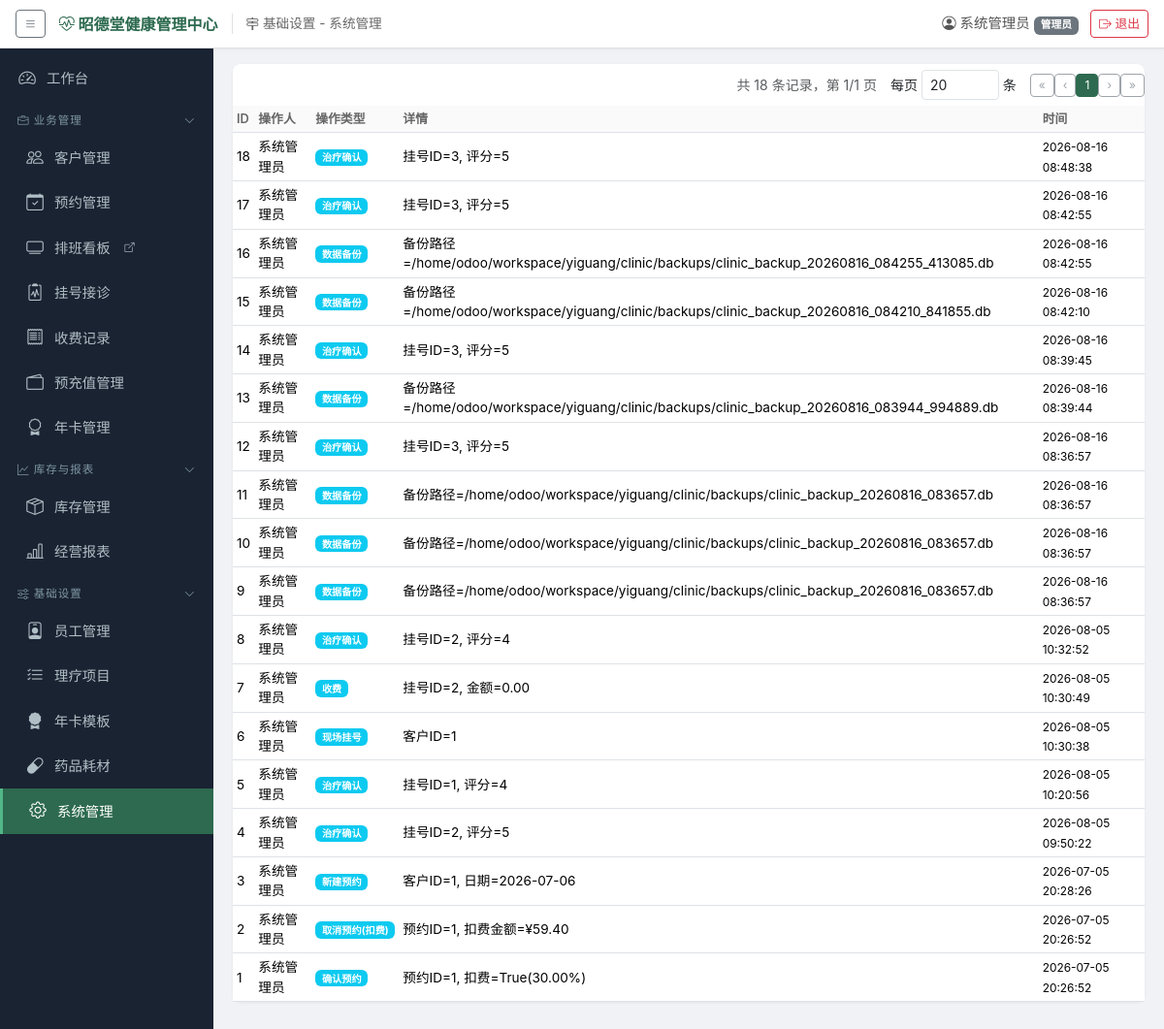
The page /system/logs (signed in) on the database its author committed.
### models.py (models this page shows, shortened)
class SystemConfig(db.Model):
    __tablename__ = 'system_configs'
    id = db.Column(db.Integer, primary_key=True)
    key = db.Column(db.String(100), unique=True, nullable=False)
    value = db.Column(db.String(500))
    description = db.Column(db.String(200))

class User(UserMixin, db.Model):
    __tablename__ = 'users'
    id = db.Column(db.Integer, primary_key=True)
    username = db.Column(db.String(50), unique=True, nullable=False)
    password_hash = db.Column(db.String(256), nullable=False)
    display_name = db.Column(db.String(50), nullable=False)
    role = db.Column(db.String(20), nullable=False, default='前台')  # 管理员/前台/理疗师/库管
    is_active_user = db.Column(db.Boolean, default=True)
    created_at = db.Column(db.DateTime, default=datetime.now)

class SystemLog(db.Model):
    __tablename__ = 'system_logs'
    id = db.Column(db.Integer, primary_key=True)
    user_id = db.Column(db.Integer, db.ForeignKey('users.id'))
    action = db.Column(db.String(50), nullable=False)  # 收费/退费/入库/出库/充值/扣费/删除
    detail = db.Column(db.Text)
    created_at = db.Column(db.DateTime, default=datetime.now)
    user = db.relationship('User')

### app.py (the view)
@app.route('/system/logs')
@login_required
@role_required('管理员')
def system_logs():
    page = request.args.get('page', 1, type=int)
    logs = SystemLog.query.order_by(SystemLog.created_at.desc()).paginate(page=page, per_page=50, error_out=False)
    return render_template('system_logs.html', logs=logs.items, pagination=logs)

### app.py (called while the page is built)
@login_manager.user_loader
def load_user(user_id):
    return db.session.get(User, int(user_id))

def _generate_csrf_token():
    if '_csrf_token' not in session:
        session['_csrf_token'] = secrets.token_hex(16)
    return session['_csrf_token']

def role_required(*roles):
    def decorator(f):
        @wraps(f)
        def decorated_function(*args, **kwargs):
            if current_user.role not in roles and current_user.role != '管理员':
                flash('您没有权限执行此操作', 'danger')
                return redirect(url_for('dashboard'))
            return f(*args, **kwargs)
        return decorated_function
    return decorator

### templates/system_logs.html (shortened to what this page needs)
{% extends "base.html" %}
{% block content %}
<div class="card"><div class="card-body p-0"><div class="table-responsive"><table class="table table-sm table-hover mb-0">
    <thead><tr><th>ID</th><th>操作人</th><th>操作类型</th><th>详情</th><th>时间</th></tr></thead>
    <tbody>{% for l in logs %}<tr>
        <td>{{ l.id }}</td><td>{{ l.user.display_name if l.user else '系统' }}</td>
        <td><span class="badge bg-info">{{ l.action }}</span></td>
        <td>{{ l.detail or '-' }}</td>
        <td><small>{{ l.created_at.strftime('%Y-%m-%d %H:%M:%S') if l.created_at else '' }}</small></td>
    </tr>{% endfor %}
    </tbody>
</table></div></div></div>
{% endblock %}

### templates/base.html (shortened to what this page needs)
<!DOCTYPE html>
<html lang="zh-CN">
<head>
    <link href="{{ url_for('static', filename='vendor/bootstrap.min.css') }}" rel="stylesheet">
    <link href="{{ url_for('static', filename='vendor/bootstrap-icons.min.css') }}" rel="stylesheet">
    <link href="{{ url_for('static', filename='css/style.css') }}" rel="stylesheet">
</head>
<body>
{% if current_user.is_authenticated %}
<header class="global-topbar">
    <div class="topbar-left">
        <button class="btn btn-sm btn-outline-secondary" id="sidebarToggle" title="展开/收起导航">
            <i class="bi bi-list"></i>
        </button>
        <span class="site-title" title="可在 系统管理→系统配置 中修改系统名称">
            <i class="bi bi-heart-pulse"></i> {{ site_title }}
        </span>
        <span class="nav-path" id="navPath"> {% block page_title %}{% endblock %}</span>
    </div>
    <div class="topbar-right">
        <span class="user-info"><i class="bi bi-person-circle"></i> {{ current_user.display_name }}
            <small class="badge bg-secondary">{{ current_user.role }}</small></span>
        <a href="{{ url_for('logout') }}" class="btn btn-sm btn-outline-danger"><i class="bi bi-box-arrow-right"></i> 退出</a>
    </div>
</header>
<div class="d-flex" id="wrapper">
    <div class="sidebar" id="sidebar">
        <nav class="sidebar-nav">
            <a href="{{ url_for('dashboard') }}" class="nav-link {% if request.endpoint == 'dashboard' %}active{% endif %}">
                <i class="bi bi-speedometer2"></i> 工作台
            </a>
            <div class="nav-group" data-group="biz">
                <div class="nav-group-header"><span><i class="bi bi-briefcase"></i> 业务管理</span><i class="bi bi-chevron-down group-arrow"></i></div>
                <div class="nav-group-body">
                    <a href="{{ url_for('customers') }}" class="nav-link {% if request.endpoint and 'customer' in request.endpoint %}active{% endif %}">
                        <i class="bi bi-people"></i> 客户管理
                    </a>
                    <a href="{{ url_for('appointments') }}" class="nav-link {% if request.endpoint and 'appointment' in request.endpoint %}active{% endif %}">
                        <i class="bi bi-calendar-check"></i> 预约管理
                    </a>
                    {% if board_token %}
                    <a href="{{ url_for('board_schedule', token=board_token) }}" target="_blank" class="nav-link" title="在新窗口打开排班看板（可投屏展示）">
                        <i class="bi bi-tv"></i> 排班看板 <i class="bi bi-box-arrow-up-right" style="font-size:0.7em"></i>
                    </a>
                    {% endif %}
                    <a href="{{ url_for('registrations') }}" class="nav-link {% if request.endpoint and ('registration' in request.endpoint or 'medical' in request.endpoint or 'charge_register' in request.endpoint) %}active{% endif %}">
                        <i class="bi bi-clipboard2-pulse"></i> 挂号接诊
                    </a>
                    <a href="{{ url_for('charges') }}" class="nav-link {% if request.endpoint and 'charges' in request.endpoint %}active{% endif %}">
                        <i class="bi bi-receipt"></i> 收费记录
                    </a>
                    <a href="{{ url_for('prepaid') }}" class="nav-link {% if request.endpoint and 'prepaid' in request.endpoint %}active{% endif %}">
                        <i class="bi bi-wallet2"></i> 预充值管理
                    </a>
                    <a href="{{ url_for('annual_cards') }}" class="nav-link {% if request.endpoint and 'annual_card' in request.endpoint %}active{% endif %}">
                        <i class="bi bi-award"></i> 年卡管理
                    </a>
                </div>
            </div>
            <div class="nav-group" data-group="stock">
                <div class="nav-group-header"><span><i class="bi bi-graph-up"></i> 库存与报表</span><i class="bi bi-chevron-down group-arrow"></i></div>
                <div class="nav-group-body">
                    <a href="{{ url_for('inventory') }}" class="nav-link {% if request.endpoint and 'inventory' in request.endpoint %}active{% endif %}">
                        <i class="bi bi-box-seam"></i> 库存管理
                    </a>
                    <a href="{{ url_for('reports') }}" class="nav-link {% if request.endpoint and 'report' in request.endpoint %}active{% endif %}">
                        <i class="bi bi-bar-chart-line"></i> 经营报表
                    </a>
                </div>
            </div>
            {% if current_user.role == '管理员' or current_user.role == '库管' %}
            <div class="nav-group" data-group="settings">
                <div class="nav-group-header"><span><i class="bi bi-sliders"></i> 基础设置</span><i class="bi bi-chevron-down group-arrow"></i></div>
                <div class="nav-group-body">
                    {% if current_user.role == '管理员' %}
                    <a href="{{ url_for('settings_employees') }}" class="nav-link {% if request.endpoint and 'settings_employees' in request.endpoint %}active{% endif %}">
                        <i class="bi bi-person-badge"></i> 员工管理
                    </a>
                    <a href="{{ url_for('settings_items') }}" class="nav-link {% if request.endpoint and 'settings_items' in request.endpoint %}active{% endif %}">
                        <i class="bi bi-list-check"></i> 理疗项目
                    </a>
                    <a href="{{ url_for('settings_annual_card_templates') }}" class="nav-link {% if request.endpoint and 'annual_card_template' in request.endpoint %}active{% endif %}">
                        <i class="bi bi-award-fill"></i> 年卡模板
                    </a>
                    {% endif %}
                    {% if current_user.role in ['管理员', '库管'] %}
                    <a href="{{ url_for('settings_medicines') }}" class="nav-link {% if request.endpoint and 'settings_medicines' in request.endpoint %}active{% endif %}">
                        <i class="bi bi-capsule"></i> 药品耗材
                    </a>
                    {% endif %}
                    {% if current_user.role == '管理员' %}
                    <a href="{{ url_for('system') }}" class="nav-link {% if request.endpoint and 'system' in request.endpoint %}active{% endif %}">
                        <i class="bi bi-gear"></i> 系统管理
                    </a>
                    {% endif %}
                </div>
            </div>
            {% endif %}
        </nav>
    </div>
    <div class="main-content">
        <div class="content-area">
            {% block content %}{% endblock %}
        </div>
    </div>
</div>
{% else %}
{% block auth_content %}{% endblock %}
{% endif %}
</body>
</html>

### static/css/style.css (style rules this page uses)
:root { --sidebar-width: 220px; --sidebar-bg: #1a2332; --sidebar-active: #2d6a4f; --topbar-height: 50px; }
* { box-sizing: border-box; }
body { font-family: -apple-system, BlinkMacSystemFont, "Segoe UI", "PingFang SC", "Hiragino Sans GB", "Microsoft YaHei", sans-serif; background: #f0f2f5; margin: 0; overflow-x: hidden; }
.global-topbar { height: var(--topbar-height); background: #fff; border-bottom: 1px solid #e0e0e0; display: flex; align-items: center; justify-content: space-between; padding: 0 16px; position: fixed; top: 0; left: 0; right: 0; z-index: 200; box-shadow: 0 1px 3px rgba(0,0,0,0.05); }
.topbar-left { display: flex; align-items: center; gap: 14px; min-width: 0; }
.topbar-left .site-title { font-weight: 700; font-size: 1rem; color: #2d6a4f; white-space: nowrap; max-width: 320px; overflow: hidden; text-overflow: ellipsis; }
.topbar-left .nav-path { color: #666; font-size: 0.85rem; border-left: 1px solid #e0e0e0; padding-left: 14px; white-space: nowrap; overflow: hidden; text-overflow: ellipsis; }
.topbar-right { display: flex; align-items: center; gap: 12px; flex-shrink: 0; }
.topbar-right .user-info { color: #555; font-size: 0.9rem; white-space: nowrap; }
.sidebar { width: var(--sidebar-width); background: var(--sidebar-bg); color: #ccc; position: fixed; left: 0; top: var(--topbar-height); bottom: 0; z-index: 100; transition: width 0.3s; overflow-y: auto; overflow-x: hidden; }
.sidebar-nav { padding: 8px 0 20px; }
.sidebar-nav .nav-link { display: flex; align-items: center; gap: 10px; padding: 10px 18px; color: #b0bec5; text-decoration: none; font-size: 0.9rem; transition: all 0.2s; white-space: nowrap; }
.sidebar-nav .nav-link.active { background: var(--sidebar-active); color: #fff; border-left: 3px solid #52b788; }
.sidebar-nav .nav-link i { font-size: 1.1rem; width: 20px; text-align: center; }
.nav-group-header { display: flex; align-items: center; justify-content: space-between; padding: 12px 18px 6px; font-size: 0.72rem; text-transform: uppercase; letter-spacing: 1px; color: #7f97a3; cursor: pointer; user-select: none; }
.nav-group-header .group-arrow { font-size: 0.7rem; transition: transform 0.2s; }
.nav-group-body .nav-link { padding-left: 26px; }
.main-content { margin-left: var(--sidebar-width); padding-top: var(--topbar-height); min-height: 100vh; width: calc(100% - var(--sidebar-width)); transition: margin-left 0.3s, width 0.3s; }
.content-area { padding: 16px 20px; width: 100%; }
.content-area .card { width: 100%; }
.content-area .table { width: 100%; margin-bottom: 0.5rem; }
.content-area .table-responsive { max-height: calc(100vh - 220px); overflow: auto; }
.card { border: none; border-radius: 8px; box-shadow: 0 1px 3px rgba(0,0,0,0.06); }
.table th { font-weight: 600; font-size: 0.8rem; color: #666; background: #fafafa; border-bottom-width: 1px; }
.table td { font-size: 0.85rem; vertical-align: middle; }
.btn-sm { font-size: 0.8rem; }

### rows shown on the page
SystemConfig: value "昭德堂健康管理中心"
User: display_name "系统管理员", role "管理员"
SystemLog: id "18", user "系统管理员", action "治疗确认", detail "挂号ID=3, 评分=5", created_at "2026-08-16 08:48:38"
SystemLog: id "17", user "系统管理员", action "治疗确认", detail "挂号ID=3, 评分=5", created_at "2026-08-16 08:42:55"
SystemLog: id "16", user "系统管理员", action "数据备份", detail "备份路径=/home/odoo/workspace/yiguang/clinic/backups/clinic_backup_20260816_084255_413085.db", created_at "2026-08-16 08:42:55"
SystemLog: id "15", user "系统管理员", action "数据备份", detail "备份路径=/home/odoo/workspace/yiguang/clinic/backups/clinic_backup_20260816_084210_841855.db", created_at "2026-08-16 08:42:10"
SystemLog: id "14", user "系统管理员", action "治疗确认", detail "挂号ID=3, 评分=5", created_at "2026-08-16 08:39:45"
SystemLog: id "13", user "系统管理员", action "数据备份", detail "备份路径=/home/odoo/workspace/yiguang/clinic/backups/clinic_backup_20260816_083944_994889.db", created_at "2026-08-16 08:39:44"
SystemLog: id "12", user "系统管理员", action "治疗确认", detail "挂号ID=3, 评分=5", created_at "2026-08-16 08:36:57"
SystemLog: id "11", user "系统管理员", action "数据备份", detail "备份路径=/home/odoo/workspace/yiguang/clinic/backups/clinic_backup_20260816_083657.db", created_at "2026-08-16 08:36:57"
SystemLog: id "10", user "系统管理员", action "数据备份", detail "备份路径=/home/odoo/workspace/yiguang/clinic/backups/clinic_backup_20260816_083657.db", created_at "2026-08-16 08:36:57"
SystemLog: id "9", user "系统管理员", action "数据备份", detail "备份路径=/home/odoo/workspace/yiguang/clinic/backups/clinic_backup_20260816_083657.db", created_at "2026-08-16 08:36:57"
SystemLog: id "8", user "系统管理员", action "治疗确认", detail "挂号ID=2, 评分=4", created_at "2026-08-05 10:32:52"
SystemLog: id "7", user "系统管理员", action "收费", detail "挂号ID=2, 金额=0.00", created_at "2026-08-05 10:30:49"
SystemLog: id "6", user "系统管理员", action "现场挂号", detail "客户ID=1", created_at "2026-08-05 10:30:38"
SystemLog: id "5", user "系统管理员", action "治疗确认", detail "挂号ID=1, 评分=4", created_at "2026-08-05 10:20:56"
SystemLog: id "4", user "系统管理员", action "治疗确认", detail "挂号ID=2, 评分=5", created_at "2026-08-05 09:50:22"
SystemLog: id "3", user "系统管理员", action "新建预约", detail "客户ID=1, 日期=2026-07-06", created_at "2026-07-05 20:28:26"
SystemLog: id "2", user "系统管理员", action "取消预约(扣费)", detail "预约ID=1, 扣费金额=¥59.40", created_at "2026-07-05 20:26:52"
SystemLog: id "1", user "系统管理员", action "确认预约", detail "预约ID=1, 扣费=True(30.00%)", created_at "2026-07-05 20:26:52"
